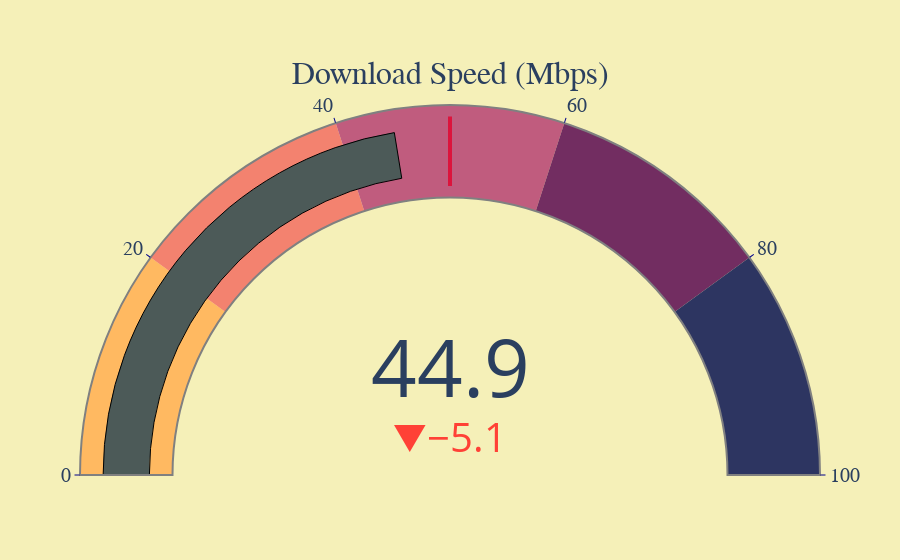
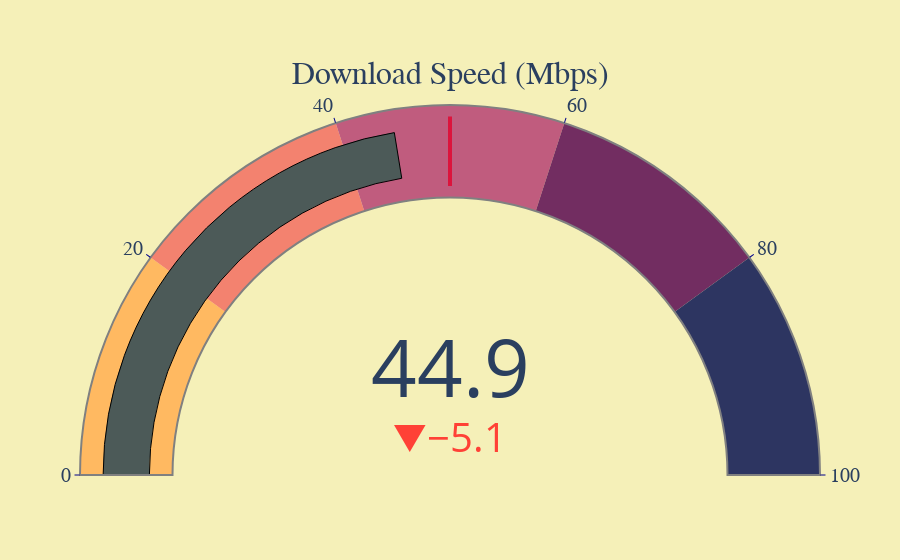

Source (notebook cell) for these figures, in order:
### Code cell
#%% Visualize the results using plotly gauge chart

# Plotly documentation for gauge chart: https://plotly.com/python/reference/indicator/
# Color palette: https://color-hex.org/color-palettes/192

fig = go.Figure(go.Indicator(
    name = "Speed Test Gauge",
    domain = {'x': [0, 1], 'y': [0, 1]},
    value = down_result/(1024*1024),
    mode = "gauge+number+delta",
    title = {'text': "Download Speed (Mbps)", 'font':{'family':"serif", 'size':32}, 'align':"center"},
    delta = {'reference': 50},  #I set the reference according to my ISP
    gauge = {'axis': {'range': [None, 100],'tickcolor':'darkblue','tickfont':{'family':"sans-serif", 'size':20}, 'tickwidth':1},
             'bar': {'color':"#4c5a58",'line':{'color':'black', 'width':1}},
             'borderwidth': 2,
             'bordercolor': "gray",
             'shape':'angular', #( "angular" | "bullet" )
             'steps' : [
                 {'range': [0, 20], 'color': "#ffb961"},
                 {'range': [20, 40], 'color': "#f3826f"},
                 {'range': [40, 60], 'color': "#c05c7e"},
                 {'range': [60, 80], 'color': "#722d61"},
                 {'range': [80, 100], 'color': "#2d3561"}],
             'threshold' : {'line': {'color': "crimson", 'width': 4}, 'thickness': 0.75, 'value': 50}}))

fig.update_layout(paper_bgcolor = "#f5f0b8")
fig.show()

### Figure 1 — Plotly figure (JSON) as saved in the notebook; plotly's stock layout.template omitted (floating-point values rounded to 4 significant figures)
{"data": [{"delta": {"reference": 50}, "domain": {"x": [0, 1], "y": [0, 1]}, "gauge": {"axis": {"range": [null, 100], "tickcolor": "darkblue", "tickfont": {"family": "sans-serif", "size": 20}, "tickwidth": 1}, "bar": {"color": "#4c5a58", "line": {"color": "black", "width": 1}}, "bordercolor": "gray", "borderwidth": 2, "shape": "angular", "steps": [{"color": "#ffb961", "range": [0, 20]}, {"color": "#f3826f", "range": [20, 40]}, {"color": "#c05c7e", "range": [40, 60]}, {"color": "#722d61", "range": [60, 80]}, {"color": "#2d3561", "range": [80, 100]}], "threshold": {"line": {"color": "crimson", "width": 4}, "thickness": 0.75, "value": 50}}, "mode": "gauge+number+delta", "name": "Speed Test Gauge", "title": {"align": "center", "font": {"family": "serif", "size": 32}, "text": "Download Speed (Mbps)"}, "type": "indicator", "value": 44.87}], "layout": {"paper_bgcolor": "#f5f0b8"}}

### Figure 2 — Plotly figure (JSON) as saved in the notebook; plotly's stock layout.template omitted (floating-point values rounded to 4 significant figures)
{"data": [{"delta": {"reference": 50}, "domain": {"x": [0, 1], "y": [0, 1]}, "gauge": {"axis": {"range": [null, 100], "tickcolor": "darkblue", "tickfont": {"family": "sans-serif", "size": 20}, "tickwidth": 1}, "bar": {"color": "#4c5a58", "line": {"color": "black", "width": 1}}, "bordercolor": "gray", "borderwidth": 2, "shape": "angular", "steps": [{"color": "#ffb961", "range": [0, 20]}, {"color": "#f3826f", "range": [20, 40]}, {"color": "#c05c7e", "range": [40, 60]}, {"color": "#722d61", "range": [60, 80]}, {"color": "#2d3561", "range": [80, 100]}], "threshold": {"line": {"color": "crimson", "width": 4}, "thickness": 0.75, "value": 50}}, "mode": "gauge+number+delta", "name": "Speed Test Gauge", "title": {"align": "center", "font": {"family": "serif", "size": 32}, "text": "Download Speed (Mbps)"}, "type": "indicator", "value": 44.87}], "layout": {"paper_bgcolor": "#f5f0b8"}}
